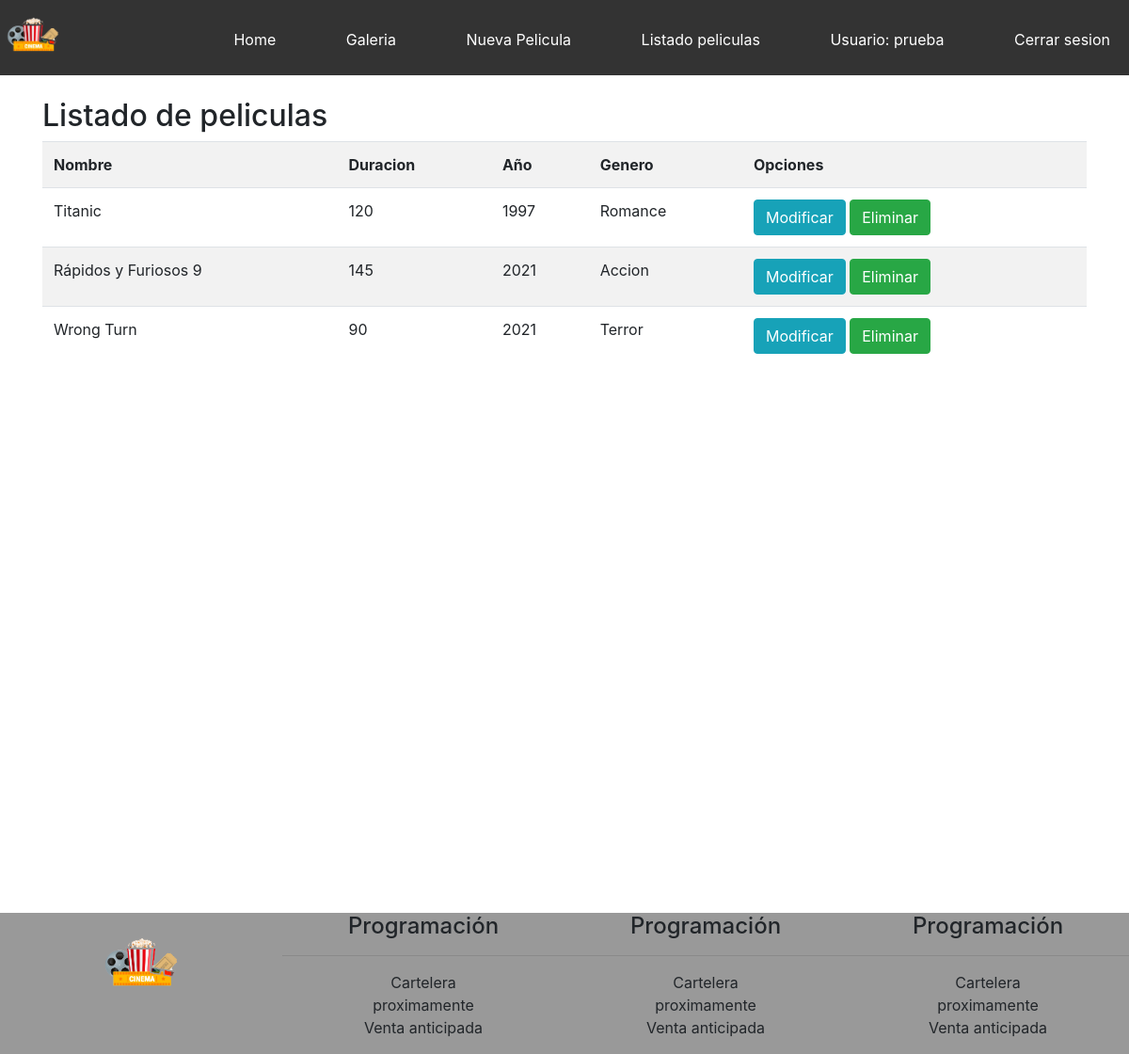
Screenshot of /listado-peliculas/ (signed in) with the database file from the repository.
### core/models.py (models this page shows, shortened)
class Pelicula(models.Model):
    nombre = models.CharField(max_length=200)
    duracion = models.IntegerField()
    anio = models.IntegerField(verbose_name="Año")
    genero = models.ForeignKey(Genero, on_delete=models.CASCADE)
    sinopsis = models.TextField(null=True, blank=True)
    fecha_estreno = models.DateField(null=True, blank=True)
    imagen = models.ImageField(null=True, blank=True)

class Genero(models.Model):
    nombre = models.CharField(max_length=80)
    def __str__(self):
        return self.nombre

### core/views.py (the view)
# urls.py: path('listado-peliculas/', listado_pelicula, name="listado_peliculas"),
@permission_required('core.view_pelicula')
def listado_pelicula(request):
    peliculas = Pelicula.objects.all()
    data = {
        'peliculas':peliculas
    }
    return render(request, 'core/listado_peliculas.html', data)

### core/templates/core/listado_peliculas.html (shortened to what this page needs)
{% extends 'core/base.html' %}
{% load static %}
{% block contenido %}
<h2>Listado de peliculas</h2>
<table class="table table-striped">
    <tr>
        <th>Nombre</th>
        <th>Duracion</th>
        <th>Año</th>
        <th>Genero</th>
        <th>Opciones</th>
    </tr>
    {% for p in peliculas %}
    <tr>
        <td>{{ p.nombre }}</td>
        <td>{{ p.duracion }}</td>
        <td>{{ p.anio }}</td>
        <td>{{ p.genero }}</td>
        <td>
            <a href="{% url 'modificar_pelicula' p.id %}"class="btn btn-info">Modificar</a>
            <a href="#" onclick="confirmarEliminacion({{p.id}})"class="btn btn-success">Eliminar</a>
        </td>
    </tr>
    {% endfor %}
</table>
{% endblock %}

### core/templates/core/base.html (shortened to what this page needs)
<!DOCTYPE html>
<html lang="es">
<head>
    {% load static %}
    <link rel="stylesheet" href="{% static 'core/css/estilos.css' %}">
    <link rel="stylesheet" href="https://stackpath.bootstrapcdn.com/bootstrap/4.3.1/css/bootstrap.min.css">
</head>
<body>
    <header>
        <img src="{% static 'core/img/logo.png' %}" alt="Logo" class="logo">
        <nav>
                <ul>
                        <li>
                            <a href="{% url 'home' %}">Home</a>
                        </li>
                        <li>
                            <a href="{% url 'galeria' %}">Galeria</a>
                        </li>
                        <li>
                            <a href="{% url 'nueva_pelicula' %}">Nueva Pelicula</a>
                        </li>
                        <li>
                            <a href="{% url 'listado_peliculas' %}">Listado peliculas</a>
                        </li>
                        {% if user.is_authenticated %}
                        <li>
                            <a href="#">Usuario: {{ user.username }}</a>
                        </li>
                        <li>
                            <a href="{% url 'logout' %}">Cerrar sesion</a>
                        </li>
                        {% endif %}
                </ul>
        </nav>
    </header>
    <div id="principal">
       <br>
        <div class="container">
            {% block contenido %}
            {% endblock %}
        </div>
    </div>
    <footer class="hide_on_mobile">
        <div>
            <img src="{% static 'core/img/logo.png' %}" alt="logo" class="logo_footer">
        </div>
        <div>
            <h4>Programación</h4>
            <hr>
            <ul>
                <li>Cartelera</li>
                <li>proximamente</li>
                <li>Venta anticipada</li>
            </ul>
        </div>
        <div>
                <h4>Programación</h4>
                <hr>
                <ul>
                    <li>Cartelera</li>
                    <li>proximamente</li>
                    <li>Venta anticipada</li>
                </ul>
        </div>
        <div>
                <h4>Programación</h4>
                <hr>
                <ul>
                    <li>Cartelera</li>
                    <li>proximamente</li>
                    <li>Venta anticipada</li>
                </ul>
        </div>
    </footer>
</body>
</html>

### core/static/core/css/estilos.css (style rules this page uses)
* { margin:0; padding: 0; }
body { background-color:rgb(219, 219, 219); font-family: fantasy; position: relative; padding-bottom: 15em; }
header { width: 100%; height: 80px; background-color:#333; transition: all 0.5s; }
#principal { width: 100%; min-height: 100vh; height: auto; }
footer { width: 100%; height: 150px; background-color:#999; text-align: center; position: absolute; bottom: 0%; }
nav { width: auto; float:right; }
nav > ul > li { display: inline-block; margin-left:30px; padding:30px 20px; transition: all 0.5s; }
nav > ul > li > a { color:white; text-decoration: none; }
.logo { width: 70px; }
footer > div { width: 25%; float:left; }
footer li { list-style: none; }
.logo_footer { width: 100px; margin:auto; display: block; }
.hide_on_mobile { display: block; }
.btn { padding: 5px; border:2px solid silver; border-radius: 15px; }

### rows the page displays
Pelicula: nombre "Titanic", duracion "120", anio "1997", genero "Romance"
Pelicula: nombre "Rápidos y Furiosos 9", duracion "145", anio "2021", genero "Accion"
Pelicula: nombre "Wrong Turn", duracion "90", anio "2021", genero "Terror"

### other values shown
{{ user.username }} "prueba"
